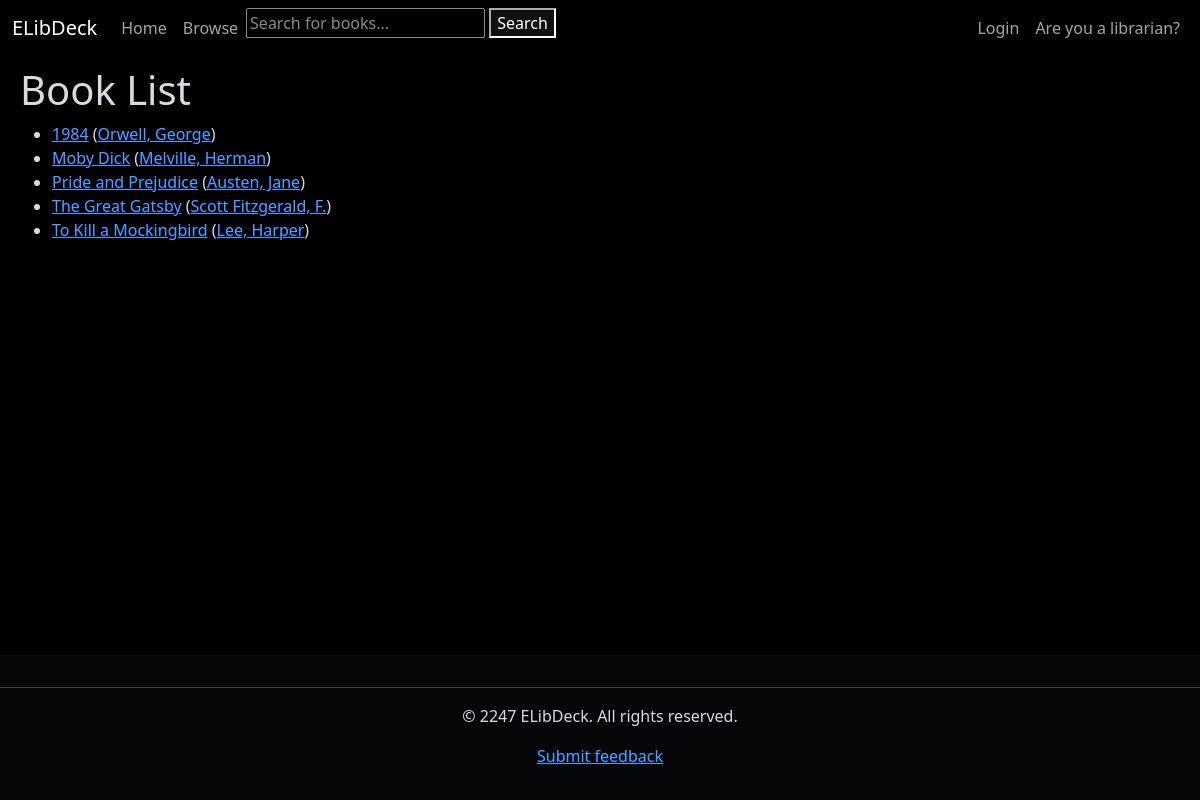
The page /books/ on the database its author committed.
### books_catalog/models.py (models this page shows, shortened)
class Book(models.Model):
    title = models.CharField(max_length=255, blank=True, null=True, help_text='Title of book')
    author = models.ForeignKey('Author', on_delete=models.RESTRICT, null=True)
    summary = models.TextField(max_length=1000, help_text="Enter a brief description of the book.", blank=True,
                               null=True)
    isbn = models.CharField('ISBN', max_length=13, unique=True, help_text='13 character ISBN', blank=True, null=True)
    genre = models.ManyToManyField(Genre, help_text='Select a genre for this book.')
    cover_image = models.ImageField(upload_to='covers', blank=True, null=True)
    publication_date = models.IntegerField(blank=True, null=True, help_text='Year of publication')
    borrowers = models.ManyToManyField(settings.AUTH_USER_MODEL, blank=True, related_name="borrowed_books")
    class Meta:
        ordering = ['title', '-publication_date']
    def get_absolute_url(self):
        return reverse('books_catalog:book-detail', args=[str(self.id)])

class Author(models.Model):
    first_name = models.CharField(max_length=100)
    last_name = models.CharField(max_length=100)
    date_of_birth = models.DateField(null=True, blank=True)
    date_of_death = models.DateField('Died', null=True, blank=True)
    class Meta:
        ordering = ['last_name', 'first_name']
    def get_absolute_url(self):
        return reverse('books_catalog:author-detail', args=[str(self.id)])
    def __str__(self):
        return f'{self.last_name}, {self.first_name}'

### books_catalog/views.py (the view)
# urls.py: path('books/', views.BookListView.as_view(), name='books'),
class BookListView(generic.ListView):
    model = Book
    template_name = 'books_catalog/book_list.html'
    paginate_by = 10

### books_catalog/templates/books_catalog/book_list.html
{% extends 'generic.html' %}
{% block content %}
    <h1>Book List</h1>
    {% if book_list %}
        <ul>
            {% for book in book_list %}
                <li>
                    <a href="{{ book.get_absolute_url }}">{{ book.title }}</a>
                    (<a href="{{ book.author.get_absolute_url }}">{{ book.author }}</a>)
                </li>
            {% endfor %}
        </ul>
    {% else %}
        <p>There are no books in the library.</p>
    {% endif %}
{% endblock %}

### templates/generic.html (style rules this page uses)
html { filter: invert(1) hue-rotate(180deg); }

### rows shown on the page
Book: title "1984", author "Orwell, George"
Book: title "Moby Dick", author "Melville, Herman"
Book: title "Pride and Prejudice", author "Austen, Jane"
Book: title "The Great Gatsby", author "Scott Fitzgerald, F."
Book: title "To Kill a Mockingbird", author "Lee, Harper"
